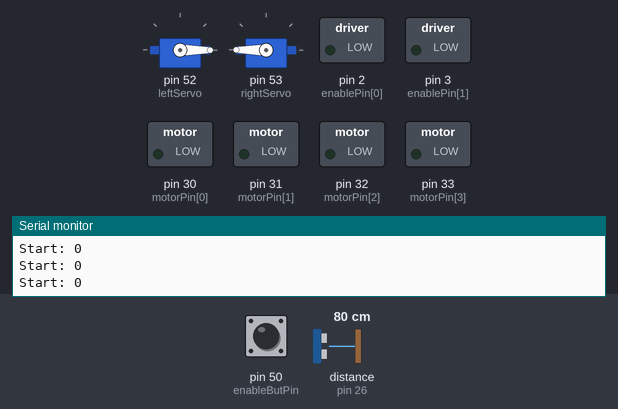
Recording of a sketch running on a simulated Arduino Mega 2560, built with avr-gcc and run on an emulated ATmega2560. Shown: 2 × servo, switched loads named in the sketch (green lamp = pin HIGH), the last lines printed to the serial monitor. The test bench sets the inputs (shaded band); at power-on: pin 50 (enableButPin) LOW, distance to the obstacle (sensor on pin 26) 80 cm. The echo pulse lasts 58.3 µs per cm; pins used as bus, display or sensor lines are not drawn.

Above: at 1.2 s.
1.3 s: pin 50 (enableButPin) pulled HIGH for 0.15 s
At 1.81 s:
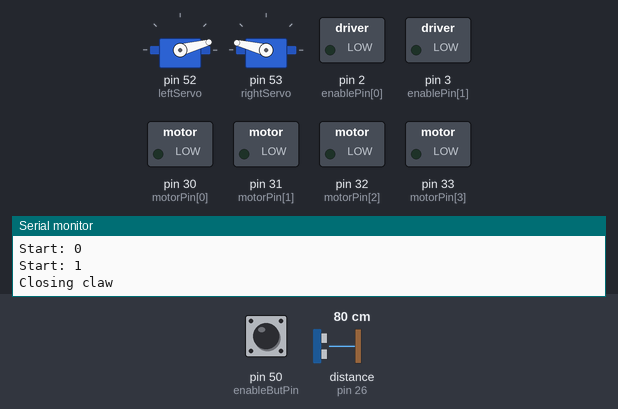
4.3 s: distance to the obstacle (sensor on pin 26) set to 11 cm
7.3 s: distance to the obstacle (sensor on pin 26) set to 8 cm
At 8.3 s:
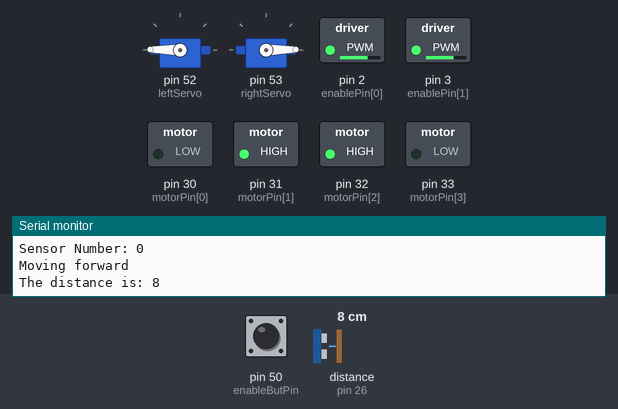
8.8 s: pin 50 (enableButPin) pulled HIGH for 1 s
At 9.5 s:
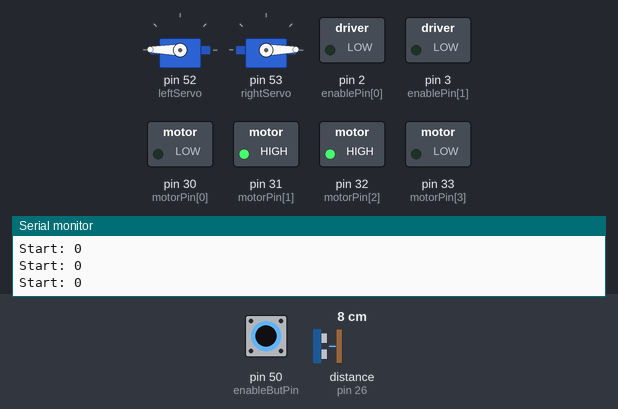
Timing chart, 0 to 11.8 s (numbered marks = the images above; inputs shaded):
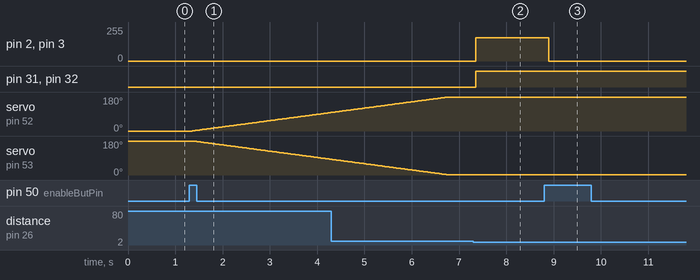

Measured:
- the behaviour switches between 10 and 9 cm on distance to the obstacle (sensor on pin 26) (found by bisection; images 1 and 2)
- after the input at 1.3 s, servo on pin 52 (leftServo): moves from 0° to 98° over 2.9 s, starting after 0.06 s; servo on pin 53 (rightServo): moves from 180° to 83° over 2.9 s, starting after 0.09 s
- after the input at 7.3 s, pin 2 (enablePin[0]), pin 3 (enablePin[1]): 0/255 → 175/255 after 0.06 s; pin 31 (motorPin[1]), pin 32 (motorPin[2]): LOW → HIGH after 0.06 s
- after the input at 8.8 s, pin 2 (enablePin[0]), pin 3 (enablePin[1]): 175/255 → 0/255 after 0.10 s

The sketch:

retrieveBall.ino
```cpp
#include <Servo.h>
Servo leftServo;
Servo rightServo;

int leftPos = 0; // Starting positions for servo claws
int rightPos = 180;
boolean onOff = 1;
boolean start;

const int echoPin[] = {26,22};
const int trigPin[] = {27,23};
const float distanceConstant = 58.2;
const int maxRange = 10;

const int motorPin[] = {30,31,32,33};
const int enablePin[] = {2, 3};

const int enableButPin = 50;
boolean enableState = 0;
boolean prevEnableState = 0;

long duration, distance;

int dir = 1;
int sensorNum = 0;

void setup()
{
  Serial.begin(9600);
  leftServo.attach(52);
  rightServo.attach(53);

  for(int i = 0; i < 4; i++)
  {
    pinMode(motorPin[i], OUTPUT);
    if (i < 2)
    {
      pinMode(trigPin[i], OUTPUT);
      pinMode(echoPin[i], INPUT);
//      pinMode(enablePin[i], OUTPUT);
    }
    pinMode(enableButPin, INPUT);
  }
  // set servos into appropriate position
  leftServo.write(leftPos);
  rightServo.write(rightPos);
}

void loop()
{
  enableState = digitalRead(enableButPin);
  delay(1);

  if(enableState != prevEnableState) // if button is pressed and released
  {
    if(enableState) // if switched to on
    {
      start = !start;
    }
  }

  Serial.print("Start: ");
  Serial.println(start);

  if(start)
  {
    if (dir == 1) // first retrieve the ball
    {
      dir = closeClaw(); // change direction to forward
    }
    else
    {
      sensor(sensorNum);
      Serial.print("Sensor Number: ");
      Serial.println(sensorNum);

      keepDriving();

      Serial.print("The distance is: ");
      Serial.println(distance);

      Serial.print("The direction is: ");
      Serial.println(dir);
    }
  }
  else
  {
    analogWrite(enablePin[0], LOW);
    analogWrite(enablePin[1], LOW);
  }

  prevEnableState = enableState;
}

void keepDriving()
{
  digitalWrite(enablePin[0], LOW);
  digitalWrite(enablePin[1], LOW);
  if (distance >= maxRange)
  {
    Serial.println("Done!");
  }
  else if (distance <= maxRange){
    movement(dir);
  }
}

void movement(int motorDirection)//0 is forward, 1 is right, 2 is back, 3 is left, -1 is nothing
{
  boolean highLow = 0;

  analogWrite(enablePin[0], 175);
  analogWrite(enablePin[1], 175);

  if(motorDirection == 0)
  {
    highLow = 1;
    Serial.println("Moving forward");
  }
  else if (motorDirection == 2)
  {
    Serial.println("Moving backwards");
    highLow = 0;
  }
    digitalWrite(motorPin[0], !highLow);
    digitalWrite(motorPin[1], highLow);
    digitalWrite(motorPin[2], highLow);
    digitalWrite(motorPin[3], !highLow);
}

void sensor(int sensorNum)
{
  digitalWrite(trigPin[sensorNum], LOW);
  delayMicroseconds(2);

  digitalWrite(trigPin[sensorNum], HIGH);
  delayMicroseconds(10);

  digitalWrite(trigPin[sensorNum], LOW);
  duration = pulseIn(echoPin[sensorNum], HIGH);

  //Calculate the distance (in cm) based on the speed of sound.
  distance = duration/distanceConstant;

  delay(50);
}

int closeClaw()
{
  Serial.println("Closing claw");
  do // loop to close the claws (left and right claws go 180 degrees)
  {
    leftServo.write(leftPos);
    delay(15);
    rightServo.write(rightPos);
    delay(15);
    rightPos--;
    leftPos++;

  }while(leftPos != 180 && rightPos != 0);

  return 0;
}
```
